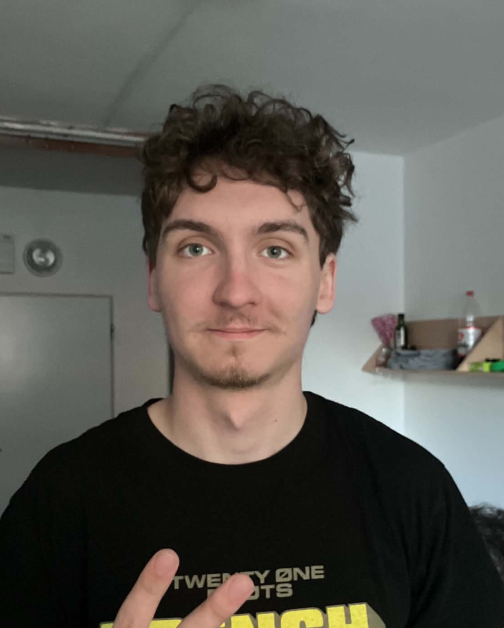
#> input picture STMCUBETEST/adas.png, 504 x 628 px
$ python test.py adas.png
#> lines starting #> are read from the running program, lines starting #| are printed output that depends on the picture
from PIL import Image, ImageOps
import sys

img = Image.open(sys.argv[1]).convert("L")
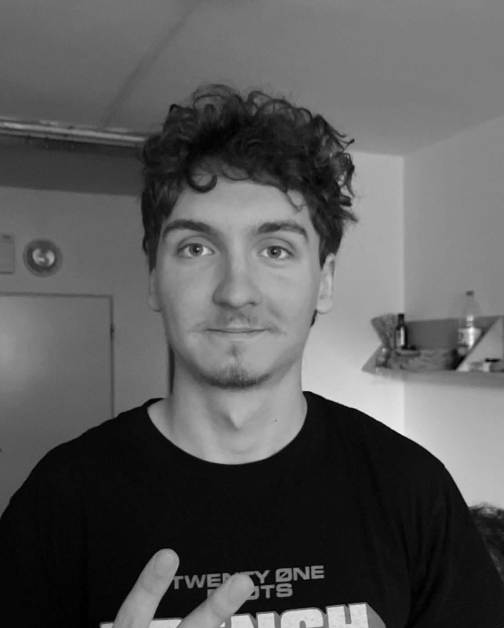
#> img: PIL image 504x628 L; min 0, max 251, mean 90
img = ImageOps.fit(img, (128, 128))      # crop to square and resize
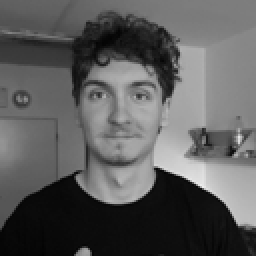
#> img: PIL image 128x128 L (shown 2 times larger); min 2, max 237, mean 91.6
img = ImageOps.autocontrast(img)
img = img.convert("1")                   # 1-bit with Floyd-Steinberg dithering
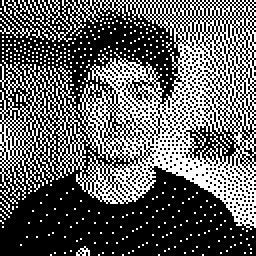
#> img: PIL image 128x128 1 (shown 2 times larger); 37.8% white in thin lines or dots

data = []
for y in range(128):
    for xb in range(16):
        b = 0
        for bit in range(8):             # leftmost pixel = bit 0 (LSB first)
            if img.getpixel((xb * 8 + bit, y)):   # white
                b |= 1 << bit
        data.append(b)

with open("image.h", "w") as f:
    f.write("#include <stdint.h>\n")
    f.write("const uint8_t image_data[128 * 16] = {\n")
    for i in range(0, len(data), 16):
        f.write("  " + ", ".join(f"0x{v:02X}" for v in data[i:i+16]) + ",\n")
    f.write("};\n")

img.save("preview.png")
